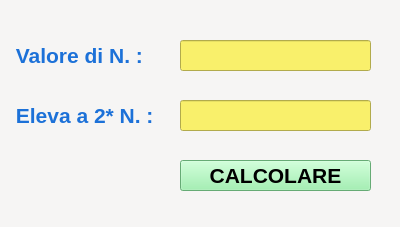
<?xml version="1.0" encoding="UTF-8"?>
<ui version="4.0">
 <class>Form</class>
 <widget class="QWidget" name="Form">
  <property name="geometry">
   <rect>
    <x>0</x>
    <y>0</y>
    <width>400</width>
    <height>227</height>
   </rect>
  </property>
  <property name="font">
   <font>
    <pointsize>16</pointsize>
    <weight>75</weight>
    <bold>true</bold>
   </font>
  </property>
  <property name="windowTitle">
   <string>Form</string>
  </property>
  <property name="styleSheet">
   <string notr="true">background-color: rgb(246, 245, 244);</string>
  </property>
  <widget class="QLabel" name="label">
   <property name="geometry">
    <rect>
     <x>10</x>
     <y>40</y>
     <width>171</width>
     <height>31</height>
    </rect>
   </property>
   <property name="font">
    <font>
     <pointsize>16</pointsize>
     <weight>75</weight>
     <bold>true</bold>
    </font>
   </property>
   <property name="styleSheet">
    <string notr="true">color:rgb(28, 113, 216)</string>
   </property>
   <property name="text">
    <string> Valore di N. :</string>
   </property>
  </widget>
  <widget class="QLabel" name="label_2">
   <property name="geometry">
    <rect>
     <x>10</x>
     <y>100</y>
     <width>171</width>
     <height>31</height>
    </rect>
   </property>
   <property name="font">
    <font>
     <pointsize>16</pointsize>
     <weight>75</weight>
     <bold>true</bold>
    </font>
   </property>
   <property name="styleSheet">
    <string notr="true">color:rgb(28, 113, 216)</string>
   </property>
   <property name="text">
    <string> Eleva a 2* N. :</string>
   </property>
  </widget>
  <widget class="QLineEdit" name="lineEdit">
   <property name="geometry">
    <rect>
     <x>180</x>
     <y>40</y>
     <width>191</width>
     <height>31</height>
    </rect>
   </property>
   <property name="font">
    <font>
     <pointsize>16</pointsize>
     <weight>75</weight>
     <bold>true</bold>
    </font>
   </property>
   <property name="styleSheet">
    <string notr="true">color: rgb(237, 51, 59);
background-color: rgb(249, 240, 107);</string>
   </property>
  </widget>
  <widget class="QLineEdit" name="lineEdit_2">
   <property name="geometry">
    <rect>
     <x>180</x>
     <y>100</y>
     <width>191</width>
     <height>31</height>
    </rect>
   </property>
   <property name="font">
    <font>
     <pointsize>16</pointsize>
     <weight>75</weight>
     <bold>true</bold>
    </font>
   </property>
   <property name="styleSheet">
    <string notr="true">color: rgb(237, 51, 59);
background-color: rgb(249, 240, 107);
</string>
   </property>
  </widget>
  <widget class="QPushButton" name="pushButton">
   <property name="geometry">
    <rect>
     <x>180</x>
     <y>160</y>
     <width>191</width>
     <height>31</height>
    </rect>
   </property>
   <property name="font">
    <font>
     <pointsize>16</pointsize>
     <weight>75</weight>
     <bold>true</bold>
    </font>
   </property>
   <property name="styleSheet">
    <string notr="true">background-color: rgb(143, 240, 164);</string>
   </property>
   <property name="text">
    <string>CALCOLARE</string>
   </property>
  </widget>
 </widget>
 <resources/>
 <connections/>
</ui>
